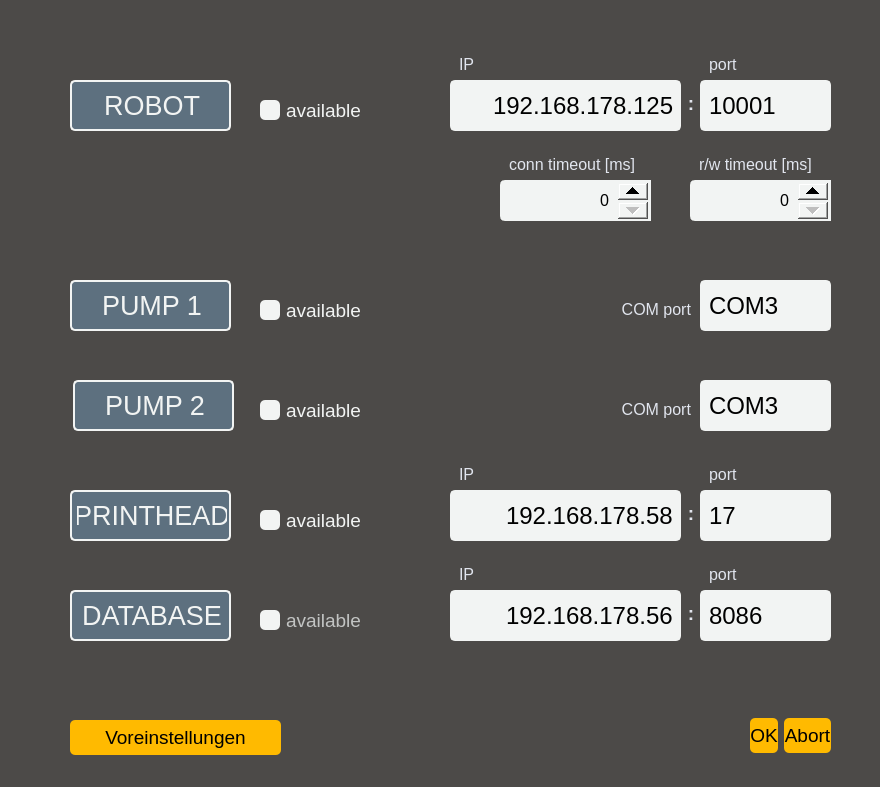
<?xml version="1.0" encoding="UTF-8"?>
<ui version="4.0">
 <class>CONN</class>
 <widget class="QDialog" name="CONN">
  <property name="geometry">
   <rect>
    <x>0</x>
    <y>0</y>
    <width>880</width>
    <height>787</height>
   </rect>
  </property>
  <property name="windowTitle">
   <string>Dialog</string>
  </property>
  <property name="styleSheet">
   <string notr="true">/* leave here to be overwritten by anything more specific */
QObject {
	background: #4c4a48;
}

QWidget {
	font-family: &quot;Bahnschrift&quot;;
}



/* alphabetical from here */

QCheckBox::indicator {
    width: 20px;
    height: 20px;
    background-color: #f2f4f3;
    border-radius: 5px;
}

QCheckBox::indicator:checked {
    background-color: #ffba00;
    image: url(:/images/right.png);
}




QComboBox {
    border-radius: 5px;
    padding-left: 10px;
    min-width: 6em;
	background: #F2F4F3;
	font-family: &quot;Bahnschrift&quot;;
}

QComboBox:on { /* shift the text when the popup opens */
	border: 2px sold #F2F4F3;
}

QComboBox::drop-down {
	width: 25px;
	background-color: #FFBA00;
}

QComboBox::down-arrow {
	border-image: url(:/images/down.png);
}

QComboBox::drop-down::hover {
	background-color: #FFC300;
}

QComboBox::drop-down::pressed {
	background-color: #88AB75;
}

QComboBox QAbstractItemView {
    selection-background-color: #FFBA00;
}




QListView {
    padding: 2px;
	background: #F2F4F3;
	border-radius: 5px;
}




QLabel, QLineEdit {
	border: 2px solid #F2F4F3;
	border-radius: 5px;
	font-size: 14pt;
	padding: 2px;
	padding-left: 5px;
	background-color: #F2F4F3;
}




QTextEdit, QListWidget {
	border: 0px;
	border-radius: 5px;
	font-size: 12pt;
	padding: 2px;
	padding-left: 5px;
	background-color: #F2F4F3;
}



QPushButton {
	background-color: #FFBA00;
	border-radius: 5px;
	font-size: 14pt;
}

QPushButton:hover {
	background-color: #FFC300;
}

QPushButton:pressed {
	background-color: #88AB75;
}



QSlider {
	background: #5d707f;
}

QSlider::handle:horizontal, QSlider::handle:vertical {
	background-color: #FFBA00;
}




QSpinBox, QDoubleSpinBox {
	border: 2px solid #F2F4F3;
	border-radius: 5px;
    border-width: 3px;
	border-top-right-radius: 0;
	border-bottom-right-radius: 0;
	font-size: 12pt;
	padding: 2px;
	padding-left: 5px;
	padding-right: 5px;
	background-color: #F2F4F3;
}

QSpinBox::up-button, QDoubleSpinBox::up-button { 
	subcontrol-origin: padding;
	subcontrol-position: top right; /* position at the top right corner */
	width: 30 px;
}

QSpinBox::down-button, QDoubleSpinBox::down-button { 
	subcontrol-origin: padding;
	subcontrol-position: bottom right; /* position at the top right corner */
	width: 30 px;
	top: 1px;
}

QSpinBox::up-arrow, QDoubleSpinBox::up-arrow {
	image: url(:/images/up.png);
}

QSpinBox::down-arrow, QDoubleSpinBox::down-arrow {
	image: url(:/images/down.png);;
}




QScrollBar:vertical {  
	border: None;
    background:#f2f4f3;
    width: 10px;
}

QScrollBar::handle:vertical {
	background:#ffba00;
	border-radius: 4px;
    min-height: 20px;
}

QScrollBar:horizontal {  
    background:#f2f4f3;
    height: 15px;
}

QScrollBar::handle:horizontal {
	background:#ffba00;
	border-radius: 4px;
    min-width: 20px;
}



QTextEdit {
	border: 2px solid #909cc2
}

QTextEdit:selected {
	border-color: #aab9e6
}</string>
  </property>
  <widget class="QDialogButtonBox" name="CONN_bttbox">
   <property name="geometry">
    <rect>
     <x>260</x>
     <y>710</y>
     <width>571</width>
     <height>51</height>
    </rect>
   </property>
   <property name="styleSheet">
    <string notr="true">QPushButton {
	background-color: #FFBA00;
	color: #000000;
	border-radius: 5px;
	font-size: 14pt;
	width: 5em;
	height: 35px;
}

QPushButton:hover {
	background-color: #FFC300;
}

QPushButton:pressed {
	background-color: #88AB75;
}</string>
   </property>
   <property name="orientation">
    <enum>Qt::Horizontal</enum>
   </property>
   <property name="standardButtons">
    <set>QDialogButtonBox::Abort|QDialogButtonBox::Ok</set>
   </property>
   <property name="centerButtons">
    <bool>false</bool>
   </property>
  </widget>
  <widget class="QLabel" name="ROB_lbl_connTo">
   <property name="geometry">
    <rect>
     <x>500</x>
     <y>150</y>
     <width>151</width>
     <height>30</height>
    </rect>
   </property>
   <property name="styleSheet">
    <string notr="true">border: 0px;
font-size: 12pt;
background-color: #4c4a48;
color: #E1E5EE;</string>
   </property>
   <property name="text">
    <string>conn timeout [ms]</string>
   </property>
   <property name="alignment">
    <set>Qt::AlignBottom|Qt::AlignLeading|Qt::AlignLeft</set>
   </property>
  </widget>
  <widget class="QLabel" name="ROB_lbl_port">
   <property name="geometry">
    <rect>
     <x>700</x>
     <y>50</y>
     <width>131</width>
     <height>30</height>
    </rect>
   </property>
   <property name="styleSheet">
    <string notr="true">border: 0px;
font-size: 12pt;
background-color: #4c4a48;
color: #E1E5EE;</string>
   </property>
   <property name="text">
    <string>port</string>
   </property>
   <property name="alignment">
    <set>Qt::AlignBottom|Qt::AlignLeading|Qt::AlignLeft</set>
   </property>
  </widget>
  <widget class="QLabel" name="ROB_lbl_rwTo">
   <property name="geometry">
    <rect>
     <x>690</x>
     <y>150</y>
     <width>141</width>
     <height>30</height>
    </rect>
   </property>
   <property name="styleSheet">
    <string notr="true">border: 0px;
font-size: 12pt;
background-color: #4c4a48;
color: #E1E5EE;</string>
   </property>
   <property name="text">
    <string>r/w timeout [ms]</string>
   </property>
   <property name="alignment">
    <set>Qt::AlignBottom|Qt::AlignLeading|Qt::AlignLeft</set>
   </property>
  </widget>
  <widget class="QLabel" name="ROB_lbl_ip">
   <property name="geometry">
    <rect>
     <x>450</x>
     <y>50</y>
     <width>131</width>
     <height>30</height>
    </rect>
   </property>
   <property name="styleSheet">
    <string notr="true">border: 0px;
font-size: 12pt;
background-color: #4c4a48;
color: #E1E5EE;</string>
   </property>
   <property name="text">
    <string>IP</string>
   </property>
   <property name="alignment">
    <set>Qt::AlignBottom|Qt::AlignLeading|Qt::AlignLeft</set>
   </property>
  </widget>
  <widget class="QLabel" name="ROB_lbl">
   <property name="geometry">
    <rect>
     <x>70</x>
     <y>80</y>
     <width>161</width>
     <height>51</height>
    </rect>
   </property>
   <property name="styleSheet">
    <string notr="true">background: #5d707f;
color: #f2f4f3;
font-size: 20pt;</string>
   </property>
   <property name="text">
    <string>ROBOT</string>
   </property>
   <property name="alignment">
    <set>Qt::AlignCenter</set>
   </property>
  </widget>
  <widget class="QLabel" name="P1_lbl">
   <property name="geometry">
    <rect>
     <x>70</x>
     <y>280</y>
     <width>161</width>
     <height>51</height>
    </rect>
   </property>
   <property name="styleSheet">
    <string notr="true">background: #5d707f;
color: #f2f4f3;
font-size: 20pt;</string>
   </property>
   <property name="text">
    <string>PUMP 1</string>
   </property>
   <property name="alignment">
    <set>Qt::AlignCenter</set>
   </property>
  </widget>
  <widget class="QLabel" name="P1_lbl_port">
   <property name="geometry">
    <rect>
     <x>606</x>
     <y>295</y>
     <width>91</width>
     <height>30</height>
    </rect>
   </property>
   <property name="styleSheet">
    <string notr="true">border: 0px;
font-size: 12pt;
background-color: #4c4a48;
color: #E1E5EE;</string>
   </property>
   <property name="text">
    <string>COM port</string>
   </property>
   <property name="alignment">
    <set>Qt::AlignBottom|Qt::AlignRight|Qt::AlignTrailing</set>
   </property>
  </widget>
  <widget class="QLineEdit" name="ROB_entry_ip">
   <property name="geometry">
    <rect>
     <x>450</x>
     <y>80</y>
     <width>231</width>
     <height>51</height>
    </rect>
   </property>
   <property name="styleSheet">
    <string notr="true">font-size: 18pt;</string>
   </property>
   <property name="text">
    <string>192.168.178.125</string>
   </property>
   <property name="alignment">
    <set>Qt::AlignRight|Qt::AlignTrailing|Qt::AlignVCenter</set>
   </property>
  </widget>
  <widget class="QLineEdit" name="ROB_entry_port">
   <property name="geometry">
    <rect>
     <x>700</x>
     <y>80</y>
     <width>131</width>
     <height>51</height>
    </rect>
   </property>
   <property name="styleSheet">
    <string notr="true">font-size: 18pt;</string>
   </property>
   <property name="text">
    <string>10001</string>
   </property>
  </widget>
  <widget class="QLineEdit" name="P1_entry_port">
   <property name="geometry">
    <rect>
     <x>700</x>
     <y>280</y>
     <width>131</width>
     <height>51</height>
    </rect>
   </property>
   <property name="styleSheet">
    <string notr="true">font-size: 18pt;
</string>
   </property>
   <property name="text">
    <string>COM3</string>
   </property>
  </widget>
  <widget class="QSpinBox" name="ROB_num_rwTo">
   <property name="geometry">
    <rect>
     <x>690</x>
     <y>180</y>
     <width>141</width>
     <height>41</height>
    </rect>
   </property>
   <property name="alignment">
    <set>Qt::AlignRight|Qt::AlignTrailing|Qt::AlignVCenter</set>
   </property>
   <property name="maximum">
    <number>99999</number>
   </property>
  </widget>
  <widget class="QSpinBox" name="ROB_num_connTo">
   <property name="geometry">
    <rect>
     <x>500</x>
     <y>180</y>
     <width>151</width>
     <height>41</height>
    </rect>
   </property>
   <property name="alignment">
    <set>Qt::AlignRight|Qt::AlignTrailing|Qt::AlignVCenter</set>
   </property>
   <property name="maximum">
    <number>99999</number>
   </property>
  </widget>
  <widget class="QCheckBox" name="P1_chk_available">
   <property name="geometry">
    <rect>
     <x>260</x>
     <y>300</y>
     <width>131</width>
     <height>20</height>
    </rect>
   </property>
   <property name="styleSheet">
    <string notr="true">QCheckBox {
	color: #f2f4f3;
	font-size: 14pt;
}
</string>
   </property>
   <property name="text">
    <string>available</string>
   </property>
  </widget>
  <widget class="QPushButton" name="CONN_btt_default">
   <property name="geometry">
    <rect>
     <x>70</x>
     <y>720</y>
     <width>211</width>
     <height>35</height>
    </rect>
   </property>
   <property name="text">
    <string>Voreinstellungen</string>
   </property>
  </widget>
  <widget class="QLabel" name="ROB_lbl_colon">
   <property name="geometry">
    <rect>
     <x>679</x>
     <y>88</y>
     <width>21</width>
     <height>30</height>
    </rect>
   </property>
   <property name="styleSheet">
    <string notr="true">border: 0px;
font-size: 14pt;
font: bold;
background-color: #4c4a48;
color: #E1E5EE;</string>
   </property>
   <property name="text">
    <string>:</string>
   </property>
   <property name="alignment">
    <set>Qt::AlignCenter</set>
   </property>
  </widget>
  <widget class="QLabel" name="P2_lbl_port">
   <property name="geometry">
    <rect>
     <x>606</x>
     <y>395</y>
     <width>91</width>
     <height>30</height>
    </rect>
   </property>
   <property name="styleSheet">
    <string notr="true">border: 0px;
font-size: 12pt;
background-color: #4c4a48;
color: #E1E5EE;</string>
   </property>
   <property name="text">
    <string>COM port</string>
   </property>
   <property name="alignment">
    <set>Qt::AlignBottom|Qt::AlignRight|Qt::AlignTrailing</set>
   </property>
  </widget>
  <widget class="QLabel" name="P2_lbl">
   <property name="geometry">
    <rect>
     <x>73</x>
     <y>380</y>
     <width>161</width>
     <height>51</height>
    </rect>
   </property>
   <property name="styleSheet">
    <string notr="true">background: #5d707f;
color: #f2f4f3;
font-size: 20pt;</string>
   </property>
   <property name="text">
    <string>PUMP 2</string>
   </property>
   <property name="alignment">
    <set>Qt::AlignCenter</set>
   </property>
  </widget>
  <widget class="QLineEdit" name="P2_entry_port">
   <property name="geometry">
    <rect>
     <x>700</x>
     <y>380</y>
     <width>131</width>
     <height>51</height>
    </rect>
   </property>
   <property name="styleSheet">
    <string notr="true">font-size: 18pt;</string>
   </property>
   <property name="text">
    <string>COM3</string>
   </property>
  </widget>
  <widget class="QCheckBox" name="P2_chk_available">
   <property name="geometry">
    <rect>
     <x>260</x>
     <y>400</y>
     <width>131</width>
     <height>20</height>
    </rect>
   </property>
   <property name="styleSheet">
    <string notr="true">QCheckBox {
	color: #f2f4f3;
	font-size: 14pt;
}
</string>
   </property>
   <property name="text">
    <string>available</string>
   </property>
  </widget>
  <widget class="QLabel" name="PRH_lbl">
   <property name="geometry">
    <rect>
     <x>70</x>
     <y>490</y>
     <width>161</width>
     <height>51</height>
    </rect>
   </property>
   <property name="styleSheet">
    <string notr="true">background: #5d707f;
color: #f2f4f3;
font-size: 20pt;</string>
   </property>
   <property name="text">
    <string>PRINTHEAD</string>
   </property>
   <property name="alignment">
    <set>Qt::AlignCenter</set>
   </property>
  </widget>
  <widget class="QLabel" name="PRH_lbl_port">
   <property name="geometry">
    <rect>
     <x>700</x>
     <y>460</y>
     <width>131</width>
     <height>30</height>
    </rect>
   </property>
   <property name="styleSheet">
    <string notr="true">border: 0px;
font-size: 12pt;
background-color: #4c4a48;
color: #E1E5EE;</string>
   </property>
   <property name="text">
    <string>port</string>
   </property>
   <property name="alignment">
    <set>Qt::AlignBottom|Qt::AlignLeading|Qt::AlignLeft</set>
   </property>
  </widget>
  <widget class="QLabel" name="PRH_lbl_ip">
   <property name="geometry">
    <rect>
     <x>450</x>
     <y>460</y>
     <width>131</width>
     <height>30</height>
    </rect>
   </property>
   <property name="styleSheet">
    <string notr="true">border: 0px;
font-size: 12pt;
background-color: #4c4a48;
color: #E1E5EE;</string>
   </property>
   <property name="text">
    <string>IP</string>
   </property>
   <property name="alignment">
    <set>Qt::AlignBottom|Qt::AlignLeading|Qt::AlignLeft</set>
   </property>
  </widget>
  <widget class="QLineEdit" name="PRH_entry_ip">
   <property name="geometry">
    <rect>
     <x>450</x>
     <y>490</y>
     <width>231</width>
     <height>51</height>
    </rect>
   </property>
   <property name="styleSheet">
    <string notr="true">font-size: 18pt;</string>
   </property>
   <property name="text">
    <string>192.168.178.58</string>
   </property>
   <property name="alignment">
    <set>Qt::AlignRight|Qt::AlignTrailing|Qt::AlignVCenter</set>
   </property>
  </widget>
  <widget class="QLabel" name="PRH_lbl_colon">
   <property name="geometry">
    <rect>
     <x>679</x>
     <y>498</y>
     <width>21</width>
     <height>30</height>
    </rect>
   </property>
   <property name="styleSheet">
    <string notr="true">border: 0px;
font-size: 14pt;
font: bold;
background-color: #4c4a48;
color: #E1E5EE;</string>
   </property>
   <property name="text">
    <string>:</string>
   </property>
   <property name="alignment">
    <set>Qt::AlignCenter</set>
   </property>
  </widget>
  <widget class="QLineEdit" name="PRH_entry_port">
   <property name="geometry">
    <rect>
     <x>700</x>
     <y>490</y>
     <width>131</width>
     <height>51</height>
    </rect>
   </property>
   <property name="styleSheet">
    <string notr="true">font-size: 18pt;</string>
   </property>
   <property name="text">
    <string>17</string>
   </property>
  </widget>
  <widget class="QLabel" name="DB_lbl_ip">
   <property name="geometry">
    <rect>
     <x>450</x>
     <y>560</y>
     <width>131</width>
     <height>30</height>
    </rect>
   </property>
   <property name="styleSheet">
    <string notr="true">border: 0px;
font-size: 12pt;
background-color: #4c4a48;
color: #E1E5EE;</string>
   </property>
   <property name="text">
    <string>IP</string>
   </property>
   <property name="alignment">
    <set>Qt::AlignBottom|Qt::AlignLeading|Qt::AlignLeft</set>
   </property>
  </widget>
  <widget class="QLabel" name="DB_lbl_colon">
   <property name="geometry">
    <rect>
     <x>679</x>
     <y>598</y>
     <width>21</width>
     <height>30</height>
    </rect>
   </property>
   <property name="styleSheet">
    <string notr="true">border: 0px;
font-size: 14pt;
font: bold;
background-color: #4c4a48;
color: #E1E5EE;</string>
   </property>
   <property name="text">
    <string>:</string>
   </property>
   <property name="alignment">
    <set>Qt::AlignCenter</set>
   </property>
  </widget>
  <widget class="QLabel" name="DB_lbl_port">
   <property name="geometry">
    <rect>
     <x>700</x>
     <y>560</y>
     <width>131</width>
     <height>30</height>
    </rect>
   </property>
   <property name="styleSheet">
    <string notr="true">border: 0px;
font-size: 12pt;
background-color: #4c4a48;
color: #E1E5EE;</string>
   </property>
   <property name="text">
    <string>port</string>
   </property>
   <property name="alignment">
    <set>Qt::AlignBottom|Qt::AlignLeading|Qt::AlignLeft</set>
   </property>
  </widget>
  <widget class="QLineEdit" name="DB_entry_port">
   <property name="geometry">
    <rect>
     <x>700</x>
     <y>590</y>
     <width>131</width>
     <height>51</height>
    </rect>
   </property>
   <property name="styleSheet">
    <string notr="true">font-size: 18pt;</string>
   </property>
   <property name="text">
    <string>8086</string>
   </property>
  </widget>
  <widget class="QLabel" name="DB_lbl">
   <property name="geometry">
    <rect>
     <x>70</x>
     <y>590</y>
     <width>161</width>
     <height>51</height>
    </rect>
   </property>
   <property name="styleSheet">
    <string notr="true">background: #5d707f;
color: #f2f4f3;
font-size: 20pt;</string>
   </property>
   <property name="text">
    <string>DATABASE</string>
   </property>
   <property name="alignment">
    <set>Qt::AlignCenter</set>
   </property>
  </widget>
  <widget class="QLineEdit" name="DB_entry_ip">
   <property name="geometry">
    <rect>
     <x>450</x>
     <y>590</y>
     <width>231</width>
     <height>51</height>
    </rect>
   </property>
   <property name="styleSheet">
    <string notr="true">font-size: 18pt;</string>
   </property>
   <property name="text">
    <string>192.168.178.56</string>
   </property>
   <property name="alignment">
    <set>Qt::AlignRight|Qt::AlignTrailing|Qt::AlignVCenter</set>
   </property>
  </widget>
  <widget class="QCheckBox" name="ROB_chk_available">
   <property name="geometry">
    <rect>
     <x>260</x>
     <y>100</y>
     <width>131</width>
     <height>20</height>
    </rect>
   </property>
   <property name="styleSheet">
    <string notr="true">QCheckBox {
	color: #f2f4f3;
	font-size: 14pt;
}
</string>
   </property>
   <property name="text">
    <string>available</string>
   </property>
  </widget>
  <widget class="QCheckBox" name="PRH_chk_available">
   <property name="geometry">
    <rect>
     <x>260</x>
     <y>510</y>
     <width>131</width>
     <height>20</height>
    </rect>
   </property>
   <property name="styleSheet">
    <string notr="true">QCheckBox {
	color: #f2f4f3;
	font-size: 14pt;
}
</string>
   </property>
   <property name="text">
    <string>available</string>
   </property>
  </widget>
  <widget class="QCheckBox" name="DB_chk_available">
   <property name="enabled">
    <bool>false</bool>
   </property>
   <property name="geometry">
    <rect>
     <x>260</x>
     <y>610</y>
     <width>131</width>
     <height>20</height>
    </rect>
   </property>
   <property name="styleSheet">
    <string notr="true">QCheckBox {
	color: #c2c4c3;
	font-size: 14pt;
}
</string>
   </property>
   <property name="text">
    <string>available</string>
   </property>
   <property name="checked">
    <bool>true</bool>
   </property>
  </widget>
  <zorder>PRH_lbl_colon</zorder>
  <zorder>ROB_lbl_colon</zorder>
  <zorder>CONN_bttbox</zorder>
  <zorder>ROB_lbl_connTo</zorder>
  <zorder>ROB_lbl_port</zorder>
  <zorder>ROB_lbl_rwTo</zorder>
  <zorder>ROB_lbl_ip</zorder>
  <zorder>ROB_lbl</zorder>
  <zorder>P1_lbl</zorder>
  <zorder>P1_lbl_port</zorder>
  <zorder>ROB_entry_ip</zorder>
  <zorder>ROB_entry_port</zorder>
  <zorder>P1_entry_port</zorder>
  <zorder>ROB_num_rwTo</zorder>
  <zorder>ROB_num_connTo</zorder>
  <zorder>P1_chk_available</zorder>
  <zorder>CONN_btt_default</zorder>
  <zorder>P2_lbl_port</zorder>
  <zorder>P2_lbl</zorder>
  <zorder>P2_entry_port</zorder>
  <zorder>P2_chk_available</zorder>
  <zorder>PRH_lbl</zorder>
  <zorder>PRH_lbl_port</zorder>
  <zorder>PRH_lbl_ip</zorder>
  <zorder>PRH_entry_ip</zorder>
  <zorder>PRH_entry_port</zorder>
  <zorder>DB_lbl_ip</zorder>
  <zorder>DB_lbl_colon</zorder>
  <zorder>DB_lbl_port</zorder>
  <zorder>DB_entry_port</zorder>
  <zorder>DB_lbl</zorder>
  <zorder>DB_entry_ip</zorder>
  <zorder>ROB_chk_available</zorder>
  <zorder>PRH_chk_available</zorder>
  <zorder>DB_chk_available</zorder>
 </widget>
 <resources>
  <include location="../resources.qrc"/>
 </resources>
 <connections>
  <connection>
   <sender>CONN_bttbox</sender>
   <signal>accepted()</signal>
   <receiver>CONN</receiver>
   <slot>accept()</slot>
   <hints>
    <hint type="sourcelabel">
     <x>248</x>
     <y>254</y>
    </hint>
    <hint type="destinationlabel">
     <x>157</x>
     <y>274</y>
    </hint>
   </hints>
  </connection>
  <connection>
   <sender>CONN_bttbox</sender>
   <signal>rejected()</signal>
   <receiver>CONN</receiver>
   <slot>reject()</slot>
   <hints>
    <hint type="sourcelabel">
     <x>316</x>
     <y>260</y>
    </hint>
    <hint type="destinationlabel">
     <x>286</x>
     <y>274</y>
    </hint>
   </hints>
  </connection>
 </connections>
</ui>
